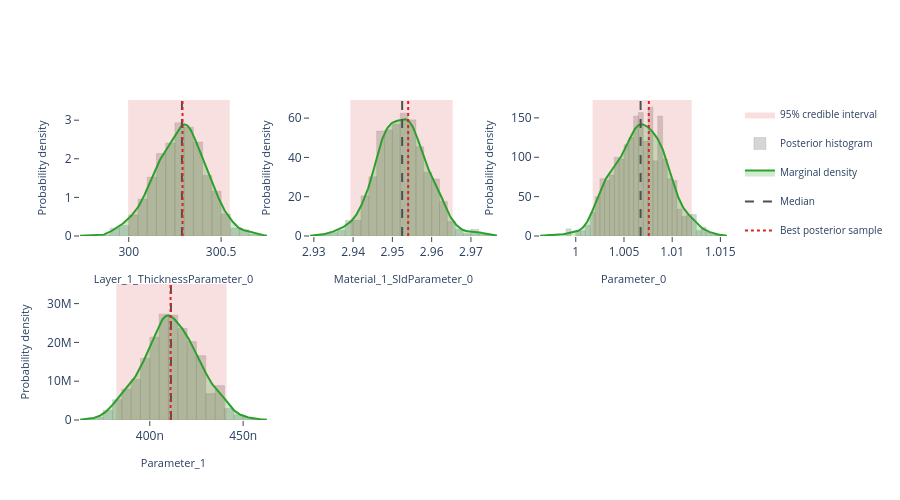

The code cell stored with this chart in its notebook:
### Markdown cell above
## Interactive posterior plots

The next three cells render the same Plotly figures that are shown on the
Bayesian Posterior tab of the EasyReflectometryApp:

* **Marginals** — per-parameter distribution: histogram + smooth KDE marginal,
  shaded 95% credible interval, and median / best-sample lines
  (`plot_distribution` or `posterior.distribution()`)
* **Corner plot** — pairwise marginals + 2-D contours + scatter (`plot_corner`)
* **Traces** — per-chain trace + marginal histogram (`plot_trace`)

The standalone helpers are called with ``return_figure=True`` so they return a
Plotly ``Figure`` that we render in the notebook with ``fig.show()``; the
``PosteriorResults`` methods return the figure directly.

### Code cell
# ---- Marginal posterior distributions ---------------------------------------
# One panel per free parameter, each overlaying the posterior histogram, a
# smooth Gaussian-KDE marginal, the shaded 95% credible interval, and the
# median / best-sample reference lines.  Mirrors the "Marginals" sub-tab in
# the EasyReflectometryApp.

# The PosteriorResults method passes ``logp`` through automatically so the
# best posterior sample (MAP) line is drawn:
fig = posterior.distribution()
fig.show()

# Standalone equivalent (pass ``logp`` to get the best-sample line):
# fig = plot_distribution(
#     posterior.draws,
#     posterior.param_names,
#     logp=posterior.logp,
#     return_figure=True,
# )
# fig.show()

### Figure 1 — Plotly figure (JSON) as saved in the notebook; plotly's stock layout.template omitted (floating-point values rounded to 4 significant figures; data arrays with more than 128 entries replaced by an {"elided": "..."} marker saying what was removed)
{"data": [{"fill": "toself", "fillcolor": "rgba(214, 39, 40, 0.14)", "hoverinfo": "skip", "legendgroup": "95% credible interval", "line": {"color": "rgba(214, 39, 40, 0.14)", "width": 0}, "mode": "lines", "name": "95% credible interval", "showlegend": true, "type": "scatter", "x": [300.0, 300.5, 300.5, 300.0, 300.0], "xaxis": "x", "y": [0.0, 0.0, 3.523, 3.523, 0.0], "yaxis": "y"}, {"histnorm": "probability density", "hovertemplate": "sample=%{x:.4f}<br>density: %{y:.2f}<extra></extra>", "legendgroup": "histogram", "marker": {"color": "rgba(120, 120, 120, 0.38)", "line": {"color": "rgba(120, 120, 120, 0.24)", "width": 1}}, "name": "Posterior histogram", "nbinsx": 40, "opacity": 0.82, "showlegend": true, "type": "histogram", "x": {"elided": "880 float values"}, "xaxis": "x", "yaxis": "y"}, {"fill": "tozeroy", "fillcolor": "rgba(44, 160, 44, 0.22)", "hovertemplate": "Layer_1_ThicknessParameter_0: %{x:.4f}<br>density: %{y:.4f}<extra></extra>", "legendgroup": "marginal", "line": {"color": "rgb(44, 160, 44)", "width": 2}, "mode": "lines", "name": "Marginal density", "showlegend": true, "type": "scatter", "x": {"elided": "256 float values"}, "xaxis": "x", "y": {"elided": "256 float values"}, "yaxis": "y"}, {"hovertemplate": "Median: %{x:.4f}<extra></extra>", "legendgroup": "Median", "line": {"color": "rgb(80, 80, 80)", "dash": "dash", "width": 2}, "mode": "lines", "name": "Median", "showlegend": true, "type": "scatter", "x": [300.3, 300.3], "xaxis": "x", "y": [0.0, 3.523], "yaxis": "y"}, {"hovertemplate": "Best posterior sample: %{x:.4f}<extra></extra>", "legendgroup": "Best posterior sample", "line": {"color": "rgb(214, 39, 40)", "dash": "dot", "width": 2}, "mode": "lines", "name": "Best posterior sample", "showlegend": true, "type": "scatter", "x": [300.3, 300.3], "xaxis": "x", "y": [0.0, 3.523], "yaxis": "y"}, {"fill": "toself", "fillcolor": "rgba(214, 39, 40, 0.14)", "hoverinfo": "skip", "legendgroup": "95% credible interval", "line": {"color": "rgba(214, 39, 40, 0.14)", "width": 0}, "mode": "lines", "name": "95% credible interval", "showlegend": false, "type": "scatter", "x": [2.939, 2.965, 2.965, 2.939, 2.939], "xaxis": "x2", "y": [0.0, 0.0, 69.22, 69.22, 0.0], "yaxis": "y2"}, {"histnorm": "probability density", "hovertemplate": "sample=%{x:.4f}<br>density: %{y:.2f}<extra></extra>", "legendgroup": "histogram", "marker": {"color": "rgba(120, 120, 120, 0.38)", "line": {"color": "rgba(120, 120, 120, 0.24)", "width": 1}}, "name": "Posterior histogram", "nbinsx": 40, "opacity": 0.82, "showlegend": false, "type": "histogram", "x": {"elided": "880 float values"}, "xaxis": "x2", "yaxis": "y2"}, {"fill": "tozeroy", "fillcolor": "rgba(44, 160, 44, 0.22)", "hovertemplate": "Material_1_SldParameter_0: %{x:.4f}<br>density: %{y:.4f}<extra></extra>", "legendgroup": "marginal", "line": {"color": "rgb(44, 160, 44)", "width": 2}, "mode": "lines", "name": "Marginal density", "showlegend": false, "type": "scatter", "x": {"elided": "256 float values"}, "xaxis": "x2", "y": {"elided": "256 float values"}, "yaxis": "y2"}, {"hovertemplate": "Median: %{x:.4f}<extra></extra>", "legendgroup": "Median", "line": {"color": "rgb(80, 80, 80)", "dash": "dash", "width": 2}, "mode": "lines", "name": "Median", "showlegend": false, "type": "scatter", "x": [2.952, 2.952], "xaxis": "x2", "y": [0.0, 69.22], "yaxis": "y2"}, {"hovertemplate": "Best posterior sample: %{x:.4f}<extra></extra>", "legendgroup": "Best posterior sample", "line": {"color": "rgb(214, 39, 40)", "dash": "dot", "width": 2}, "mode": "lines", "name": "Best posterior sample", "showlegend": false, "type": "scatter", "x": [2.954, 2.954], "xaxis": "x2", "y": [0.0, 69.22], "yaxis": "y2"}, {"fill": "toself", "fillcolor": "rgba(214, 39, 40, 0.14)", "hoverinfo": "skip", "legendgroup": "95% credible interval", "line": {"color": "rgba(214, 39, 40, 0.14)", "width": 0}, "mode": "lines", "name": "95% credible interval", "showlegend": false, "type": "scatter", "x": [1.002, 1.012, 1.012, 1.002, 1.002], "xaxis": "x3", "y": [0.0, 0.0, 172.7, 172.7, 0.0], "yaxis": "y3"}, {"histnorm": "probability density", "hovertemplate": "sample=%{x:.4f}<br>density: %{y:.2f}<extra></extra>", "legendgroup": "histogram", "marker": {"color": "rgba(120, 120, 120, 0.38)", "line": {"color": "rgba(120, 120, 120, 0.24)", "width": 1}}, "name": "Posterior histogram", "nbinsx": 40, "opacity": 0.82, "showlegend": false, "type": "histogram", "x": {"elided": "880 float values"}, "xaxis": "x3", "yaxis": "y3"}, {"fill": "tozeroy", "fillcolor": "rgba(44, 160, 44, 0.22)", "hovertemplate": "Parameter_0: %{x:.4f}<br>density: %{y:.4f}<extra></extra>", "legendgroup": "marginal", "line": {"color": "rgb(44, 160, 44)", "width": 2}, "mode": "lines", "name": "Marginal density", "showlegend": false, "type": "scatter", "x": {"elided": "256 float values"}, "xaxis": "x3", "y": {"elided": "256 float values"}, "yaxis": "y3"}, {"hovertemplate": "Median: %{x:.4f}<extra></extra>", "legendgroup": "Median", "line": {"color": "rgb(80, 80, 80)", "dash": "dash", "width": 2}, "mode": "lines", "name": "Median", "showlegend": false, "type": "scatter", "x": [1.007, 1.007], "xaxis": "x3", "y": [0.0, 172.7], "yaxis": "y3"}, {"hovertemplate": "Best posterior sample: %{x:.4f}<extra></extra>", "legendgroup": "Best posterior sample", "line": {"color": "rgb(214, 39, 40)", "dash": "dot", "width": 2}, "mode": "lines", "name": "Best posterior sample", "showlegend": false, "type": "scatter", "x": [1.008, 1.008], "xaxis": "x3", "y": [0.0, 172.7], "yaxis": "y3"}, {"fill": "toself", "fillcolor": "rgba(214, 39, 40, 0.14)", "hoverinfo": "skip", "legendgroup": "95% credible interval", "line": {"color": "rgba(214, 39, 40, 0.14)", "width": 0}, "mode": "lines", "name": "95% credible interval", "showlegend": false, "type": "scatter", "x": [3.821e-07, 4.411e-07, 4.411e-07, 3.821e-07, 3.821e-07], "xaxis": "x4", "y": [0.0, 0.0, 35060000.0, 35060000.0, 0.0], "yaxis": "y4"}, {"histnorm": "probability density", "hovertemplate": "sample=%{x:.4f}<br>density: %{y:.2f}<extra></extra>", "legendgroup": "histogram", "marker": {"color": "rgba(120, 120, 120, 0.38)", "line": {"color": "rgba(120, 120, 120, 0.24)", "width": 1}}, "name": "Posterior histogram", "nbinsx": 40, "opacity": 0.82, "showlegend": false, "type": "histogram", "x": {"elided": "880 float values"}, "xaxis": "x4", "yaxis": "y4"}, {"fill": "tozeroy", "fillcolor": "rgba(44, 160, 44, 0.22)", "hovertemplate": "Parameter_1: %{x:.4f}<br>density: %{y:.4f}<extra></extra>", "legendgroup": "marginal", "line": {"color": "rgb(44, 160, 44)", "width": 2}, "mode": "lines", "name": "Marginal density", "showlegend": false, "type": "scatter", "x": {"elided": "256 float values"}, "xaxis": "x4", "y": {"elided": "256 float values"}, "yaxis": "y4"}, {"hovertemplate": "Median: %{x:.4f}<extra></extra>", "legendgroup": "Median", "line": {"color": "rgb(80, 80, 80)", "dash": "dash", "width": 2}, "mode": "lines", "name": "Median", "showlegend": false, "type": "scatter", "x": [4.113e-07, 4.113e-07], "xaxis": "x4", "y": [0.0, 35060000.0], "yaxis": "y4"}, {"hovertemplate": "Best posterior sample: %{x:.4f}<extra></extra>", "legendgroup": "Best posterior sample", "line": {"color": "rgb(214, 39, 40)", "dash": "dot", "width": 2}, "mode": "lines", "name": "Best posterior sample", "showlegend": false, "type": "scatter", "x": [4.111e-07, 4.111e-07], "xaxis": "x4", "y": [0.0, 35060000.0], "yaxis": "y4"}], "layout": {"barmode": "overlay", "height": 500, "legend": {"font": {"size": 10}}, "plot_bgcolor": "white", "showlegend": true, "xaxis": {"anchor": "y", "domain": [0.0, 0.2889], "range": [299.7, 300.7], "showgrid": false, "ticks": "outside", "title": {"font": {"size": 11}, "text": "Layer_1_ThicknessParameter_0"}, "zeroline": false}, "xaxis2": {"anchor": "y2", "domain": [0.3556, 0.6444], "range": [2.929, 2.977], "showgrid": false, "ticks": "outside", "title": {"font": {"size": 11}, "text": "Material_1_SldParameter_0"}, "zeroline": false}, "xaxis3": {"anchor": "y3", "domain": [0.7111, 1.0], "range": [0.9963, 1.016], "showgrid": false, "ticks": "outside", "title": {"font": {"size": 11}, "text": "Parameter_0"}, "zeroline": false}, "xaxis4": {"anchor": "y4", "domain": [0.0, 0.2889], "range": [3.626e-07, 4.627e-07], "showgrid": false, "ticks": "outside", "title": {"font": {"size": 11}, "text": "Parameter_1"}, "zeroline": false}, "xaxis5": {"anchor": "y5", "domain": [0.3556, 0.6444], "showgrid": false, "ticks": "outside", "zeroline": false}, "xaxis6": {"anchor": "y6", "domain": [0.7111, 1.0], "showgrid": false, "ticks": "outside", "zeroline": false}, "yaxis": {"anchor": "x", "domain": [0.575, 1.0], "range": [0.0, 3.523], "showgrid": false, "ticks": "outside", "title": {"font": {"size": 11}, "text": "Probability density"}, "zeroline": false}, "yaxis2": {"anchor": "x2", "domain": [0.575, 1.0], "range": [0.0, 69.22], "showgrid": false, "ticks": "outside", "title": {"font": {"size": 11}, "text": "Probability density"}, "zeroline": false}, "yaxis3": {"anchor": "x3", "domain": [0.575, 1.0], "range": [0.0, 172.7], "showgrid": false, "ticks": "outside", "title": {"font": {"size": 11}, "text": "Probability density"}, "zeroline": false}, "yaxis4": {"anchor": "x4", "domain": [0.0, 0.425], "range": [0.0, 35060000.0], "showgrid": false, "ticks": "outside", "title": {"font": {"size": 11}, "text": "Probability density"}, "zeroline": false}, "yaxis5": {"anchor": "x5", "domain": [0.0, 0.425], "showgrid": false, "ticks": "outside", "zeroline": false}, "yaxis6": {"anchor": "x6", "domain": [0.0, 0.425], "showgrid": false, "ticks": "outside", "zeroline": false}}}
